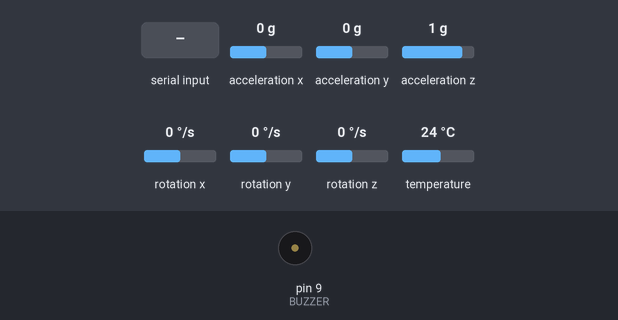
A sketch run on a simulated Arduino Uno, built with avr-gcc and run on an emulated ATmega328P. Shown: buzzer (waves = sounding). The inputs (shaded band) are chosen by the test bench; at power-on: rotation x 0 °/s, rotation y 0 °/s, acceleration x 0 g, acceleration y 0 g, acceleration z 1 g, rotation z 0 °/s, temperature 24 °C. What the sketch prints to the serial monitor is not drawn.

Above: at 2.4 s.
2.5 s: "E" received over Serial
At 2.9 s:
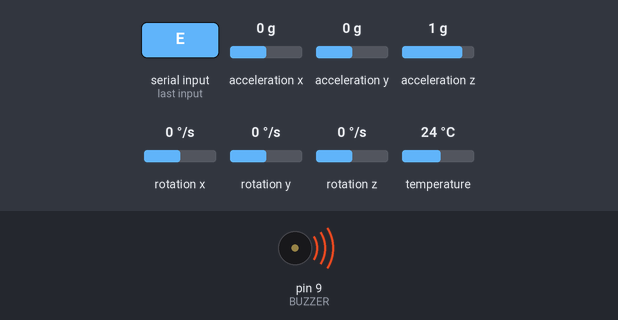
4.5 s: rotation x set to -167 °/s
6.0 s: rotation x set to -177 °/s
7.9 s: rotation y set to -165 °/s
9.4 s: rotation y set to -175 °/s
Timing chart, 0 to 12.1 s (numbered marks = the images above; inputs shaded):
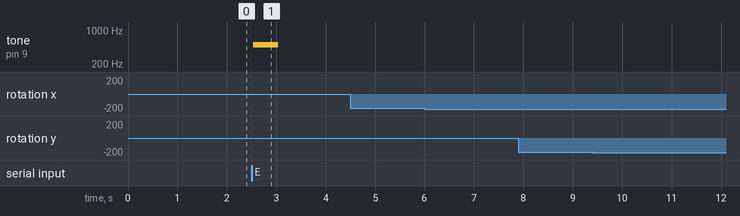

The sketch:

arduino_snake.ino
```cpp
// NOTE: MPU interfacing code inspired by https://circuitdigest.com/microcontroller-projects/interfacing-mpu6050-module-with-arduino
// We will be using the Adafruit MPU library to take care of i2c communication with the MPU
#include <Adafruit_MPU6050.h>
#include <Adafruit_Sensor.h>

// Define the pin out for the buzzer
#define BUZZER 9

// Enum that we can use to determine which controller we are using
enum CONTROLLER {GYRO, JOYSTICK};

// Global controller type variable
CONTROLLER ctrl;

// Coordinates structure
typedef struct {
  int x;
  int y;
} COORDS;

// Bias for gyroscope, set to zero by default
COORDS bias = {.x = 0, .y = 0};

// Define MPU as global as we will be using it in setup and loop
Adafruit_MPU6050 mpu;

// Function declarations
COORDS initGyro();
void initJoystick();
COORDS extractFromGyro();
COORDS extractFromJoystick();

void setup() {
  // Begin serial output on 9600 to communicate with python script
  Serial.begin(9600);

  // Setup buzzer
  pinMode(BUZZER, OUTPUT);

  // Init controller
  if(mpu.begin()){

    initGyro();
    Serial.println("Calibration complete!");

  }
  else{

    Serial.println("Gyro not detected!");
    // MPU was not found, game will be played with joystick
    initJoystick();

  }

  delay(200);
}

void loop() {

  COORDS input;

  // Get controller input
  if(ctrl == GYRO){
    input = extractFromGyro();
  }
  else{
    input = extractFromJoystick();
  }

  // Determine key value
  if (input.x > 170 - bias.x) {
    Serial.println('d');
  } else if (input.x < -170 + bias.x) {
    Serial.println('a');
  }

  if (input.y > 170 - bias.y) {
    Serial.println('w');
  } else if (input.y < -170 + bias.y) {
    Serial.println('s');
  }

  // Make sure that the value is printed to serial
  Serial.flush();

  // Set off buzzer if apple is eaten
  if (Serial.read() == 'E') {
    tone(BUZZER, 500, 500); // Beep when an apple is eaten
  }

  // Delay to control game speed
  delay(100);
}

// Initializes the gyroscope and returns the default X and Y when the gyro is flat
COORDS initGyro(){
    Serial.println("Gyro detected!");
    // MPU was found, game will be played with gyroscope
    ctrl = GYRO;

    // set gyro range to +- 500 deg/s
    mpu.setGyroRange(MPU6050_RANGE_2000_DEG);

    // set filter bandwidth to 5 Hz
    mpu.setFilterBandwidth(MPU6050_BAND_5_HZ);

    Serial.println("Calibrating gyro, please keep flat...");

    // Delay to give time to keep gyro flat
    delay(1000);

    return extractFromGyro();
}

// Initializes the joystick pins
void initJoystick(){

  ctrl = JOYSTICK;

  // Init analog pins as input
  pinMode(A0, INPUT);
  pinMode(A1, INPUT);

}

// Extracts current X and Y values from the gyroscope and returns result as degrees/second
COORDS extractFromGyro(){

    sensors_event_t a, gyr, t;
    COORDS result;

    mpu.getEvent(&a, &gyr, &t);

    result.x = gyr.gyro.x * 57.2957795;
    result.y = gyr.gyro.y * 57.2957795;

    return result;

}

// Extracts current X and Y values from the joystick and returns result
// Joystick outputs from 0 to 1024, function converts to similar number system as gyroscope
COORDS extractFromJoystick(){
  COORDS result;

  result.x = analogRead(A0) - 500;
  result.y = - (analogRead(A1) - 500);

  return result;
}
```

Measured:
- after the input at 2.5 s, tone on pin 9 (BUZZER): silent → 500 Hz at once, → silent 0.50 s later
- after the input at 4.5 s, every drawn part: stays the same
- after the input at 6.0 s, every drawn part: stays the same
- after the input at 7.9 s, every drawn part: stays the same
- after the input at 9.4 s, every drawn part: stays the same
